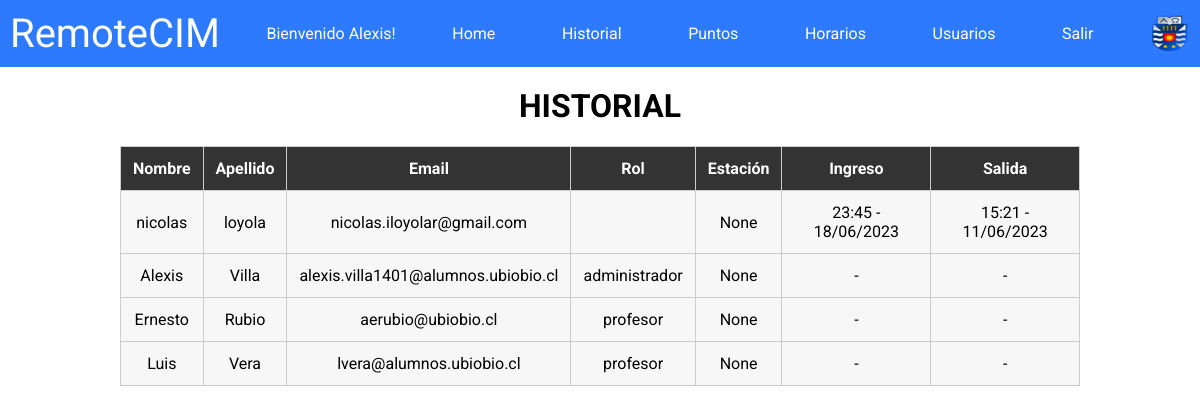
The page /historial/ (signed in) on the database as committed earlier.
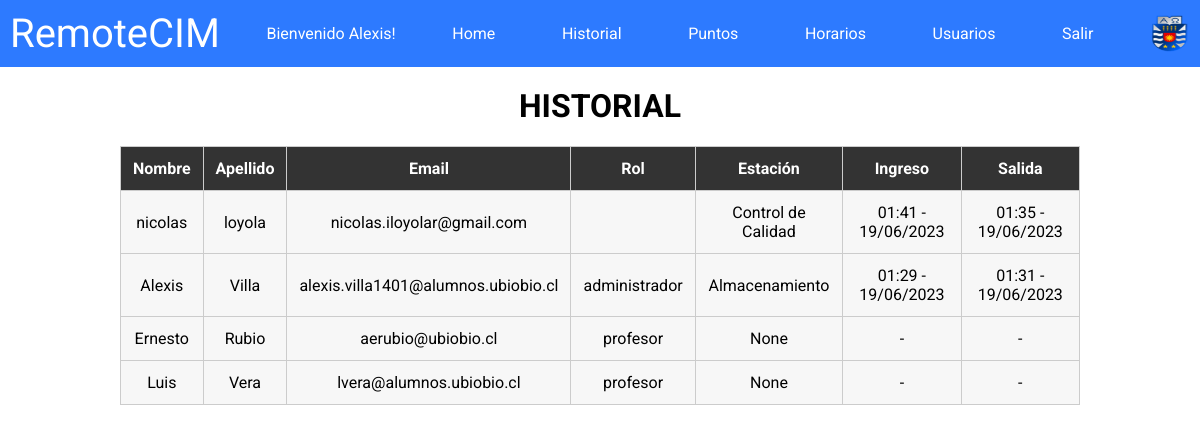
The same page on the database as committed later.
### remotecim/models.py (models this page shows, shortened)
class Usuario(AbstractBaseUser, PermissionsMixin):
    id_usuario = models.AutoField(primary_key=True)
    nombre = models.CharField(max_length=255)
    apellido = models.CharField(max_length=255)
    email = models.EmailField(max_length=255, unique=True)
    password = models.CharField(max_length=255)
    rol = models.CharField(max_length=255)
    is_active = models.BooleanField(default=True)
    is_staff = models.BooleanField(default=False)
    fecha_hora_inicio = models.DateTimeField(null=True, blank=True)
    fecha_hora_fin = models.DateTimeField(null=True, blank=True)
    ultima_estacion = models.CharField(max_length=255, choices=(
        ('almacenamiento', 'Almacenamiento'),
        ('mecanizado', 'Mecanizado'),
        ('control_de_calidad', 'Control de Calidad'),
    ), null=True, blank=True)
    USERNAME_FIELD = 'email'
    REQUIRED_FIELDS = ['nombre', 'apellido']
    objects = UsuarioManager()

### remotecim/views.py (the view)
# urls.py: path('historial/', historial_view, name = 'historial'),
def historial_view(request):
    usuarios = Usuario.objects.all()
    if request.user.is_authenticated:
        nombre = request.user.nombre
        if nombre == 'valentina':
            usuarios = Usuario.objects.filter(nombre='valentina')
        else:
            usuarios = Usuario.objects.all()
        return render(request, 'historial.html', {'usuarios': usuarios})
    else:
        return redirect('login')

### remotecim/templates/historial.html
{% extends 'base.html' %}
{% block content %}
  <h1 class="h1-historial">HISTORIAL</h1>
  <div class="table-container">
    <table class="custom-table">
      <thead>
        <tr>
          <th>Nombre</th>
          <th>Apellido</th>
          <th>Email</th>
          <th>Rol</th>
          <th>Estación</th>
          <th>Ingreso</th>
          <th>Salida</th>
        </tr>
      </thead>
      <tbody>
        {% for usuario in usuarios %}
          <tr>
            <td>{{ usuario.nombre }}</td>
            <td>{{ usuario.apellido }}</td>
            <td>{{ usuario.email }}</td>
            <td>{{ usuario.rol }}</td>
            <td>{{ usuario.ultima_estacion }}</td>
            <td>{{ usuario.fecha_hora_inicio|time:"H:i" }} - {{ usuario.fecha_hora_inicio|date:"d/m/Y" }}</td>
            <td>{{ usuario.fecha_hora_fin|time:"H:i" }} - {{ usuario.fecha_hora_fin|date:"d/m/Y" }}</td>
          </tr>
        {% endfor %}
      </tbody>
    </table>
  </div>
{% endblock %}

### remotecim/templates/navbar.html
{% load static %}
<nav class="navbar">
    <a class="logo-navbar">RemoteCIM</a>
    {% if user.is_authenticated %}
        <div class="navbar-text">Bienvenido {{ user.nombre }}!</div>
        <a class="a-navbar" href="{% url 'home' %}">Home</a>
        <a class="a-navbar" href="{% url 'historial' %}">Historial</a>
        <a class="a-navbar" href="{% url 'puntos' %}">Puntos</a>
        <a class="a-navbar" href="{% url 'horario' %}">Horarios</a>
        {% if user.rol != 'estudiante' %}
            <a class="a-navbar" href="{% url 'registro' %}">Usuarios</a>
        {% endif %}
        <a class="a-navbar" href="{% url 'logout' %}">Salir</a>
    {% endif %}
    <a href="https://www.ubiobio.cl/w/" target="_blank"><img src="{% static 'images/ubb_escudo.png' %}" width="40px" height="40px" alt="logo-ubb-navbar"></a>
</nav>

Rows that differ between the two databases and show on the page:
changed Usuario "Alexis": ultima_estacion "None" → "Almacenamiento"; fecha_hora_inicio (not shown) → "01:29"; fecha_hora_inicio (not shown) → "19/06/2023"; fecha_hora_fin (not shown) → "01:31"; fecha_hora_fin (not shown) → "19/06/2023"
changed Usuario "nicolas": ultima_estacion "None" → "Control de Calidad"; fecha_hora_inicio "23:45" → "01:41"; fecha_hora_inicio "18/06/2023" → "19/06/2023"; fecha_hora_fin "15:21" → "01:35"; fecha_hora_fin "11/06/2023" → "19/06/2023"
